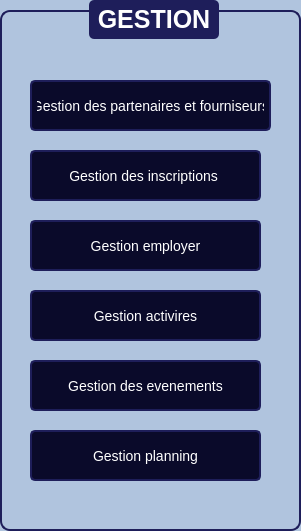
     <widget class="QGroupBox" name="groupBox_16">
      <property name="geometry">
       <rect>
        <x>20</x>
        <y>0</y>
        <width>301</width>
        <height>531</height>
       </rect>
      </property>
      <property name="styleSheet">
       <string notr="true">QGroupBox {
    font-family: &quot;Arial&quot;;
    font-size: 25px;
    font-weight: bold;
    color: #0A0A2A;
    border: 2px solid #1E1E5A;
    border-radius: 10px;
    margin-top: 10px;
    background-color: #B0C4DE;
}

QGroupBox::title {
    subcontrol-origin: margin;
    subcontrol-position: top center;
    padding: 5px;
    background-color: #1E1E5A;
    color: white;
    border-radius: 5px;
}
</string>
      </property>
      <property name="title">
       <string>GESTION</string>
      </property>
      <widget class="QPushButton" name="pushButton_91">
       <property name="geometry">
        <rect>
         <x>370</x>
         <y>420</y>
         <width>81</width>
         <height>51</height>
        </rect>
       </property>
       <property name="styleSheet">
        <string notr="true">QLineEdit, QDateTimeEdit {
    font-family: &quot;Arial&quot;;
    font-size: 14px;
    color: white;
    background-color: #0A0A2A;
    border: 2px solid #1E1E5A;
    border-radius: 5px;
    padding: 5px;
}

QPushButton {
    font-family: &quot;Arial Black&quot;;
    font-size: 14px;
    color: white;
    background-color: #0A0A2A;
    border: 2px solid #1E1E5A;
    border-radius: 5px;
    padding: 5px;
}

QPushButton:hover {
    background-color: #1E1E5A;
}
</string>
       </property>
       <property name="text">
        <string>modifier</string>
       </property>
       <property name="icon">
        <iconset>
         <normaloff>:/icons/icones/addition.png</normaloff>:/icons/icones/addition.png</iconset>
       </property>
       <property name="iconSize">
        <size>
         <width>20</width>
         <height>20</height>
        </size>
       </property>
      </widget>
      <widget class="QPushButton" name="GF_3">
       <property name="geometry">
        <rect>
         <x>30</x>
         <y>80</y>
         <width>241</width>
         <height>51</height>
        </rect>
       </property>
       <property name="styleSheet">
        <string notr="true">QLineEdit, QDateTimeEdit {
    font-family: &quot;Arial&quot;;
    font-size: 14px;
    color: white;
    background-color: #0A0A2A;
    border: 2px solid #1E1E5A;
    border-radius: 5px;
    padding: 5px;
}

QPushButton {
    font-family: &quot;Arial Black&quot;;
    font-size: 14px;
    color: white;
    background-color: #0A0A2A;
    border: 2px solid #1E1E5A;
    border-radius: 5px;
    padding: 5px;
}

QPushButton:hover {
    background-color: #1E1E5A;
}
</string>
       </property>
       <property name="text">
        <string>Gestion des partenaires et fourniseurs</string>
       </property>
       <property name="icon">
        <iconset>
         <normaloff>:/icons/icones/addition.png</normaloff>:/icons/icones/addition.png</iconset>
       </property>
       <property name="iconSize">
        <size>
         <width>20</width>
         <height>20</height>
        </size>
       </property>
      </widget>
      <widget class="QPushButton" name="GI_3">
       <property name="geometry">
        <rect>
         <x>30</x>
         <y>150</y>
         <width>231</width>
         <height>51</height>
        </rect>
       </property>
       <property name="styleSheet">
        <string notr="true">QLineEdit, QDateTimeEdit {
    font-family: &quot;Arial&quot;;
    font-size: 14px;
    color: white;
    background-color: #0A0A2A;
    border: 2px solid #1E1E5A;
    border-radius: 5px;
    padding: 5px;
}

QPushButton {
    font-family: &quot;Arial Black&quot;;
    font-size: 14px;
    color: white;
    background-color: #0A0A2A;
    border: 2px solid #1E1E5A;
    border-radius: 5px;
    padding: 5px;
}

QPushButton:hover {
    background-color: #1E1E5A;
}
</string>
       </property>
       <property name="text">
        <string>Gestion des inscriptions </string>
       </property>
       <property name="icon">
        <iconset>
         <normaloff>:/icons/icones/addition.png</normaloff>:/icons/icones/addition.png</iconset>
       </property>
       <property name="iconSize">
        <size>
         <width>20</width>
         <height>20</height>
        </size>
       </property>
      </widget>
      <widget class="QPushButton" name="GE_3">
       <property name="geometry">
        <rect>
         <x>30</x>
         <y>220</y>
         <width>231</width>
         <height>51</height>
        </rect>
       </property>
       <property name="styleSheet">
        <string notr="true">QLineEdit, QDateTimeEdit {
    font-family: &quot;Arial&quot;;
    font-size: 14px;
    color: white;
    background-color: #0A0A2A;
    border: 2px solid #1E1E5A;
    border-radius: 5px;
    padding: 5px;
}

QPushButton {
    font-family: &quot;Arial Black&quot;;
    font-size: 14px;
    color: white;
    background-color: #0A0A2A;
    border: 2px solid #1E1E5A;
    border-radius: 5px;
    padding: 5px;
}

QPushButton:hover {
    background-color: #1E1E5A;
}
</string>
       </property>
       <property name="text">
        <string>Gestion employer</string>
       </property>
       <property name="icon">
        <iconset>
         <normaloff>:/icons/icones/addition.png</normaloff>:/icons/icones/addition.png</iconset>
       </property>
       <property name="iconSize">
        <size>
         <width>20</width>
         <height>20</height>
        </size>
       </property>
      </widget>
      <widget class="QPushButton" name="GA_3">
       <property name="geometry">
        <rect>
         <x>30</x>
         <y>290</y>
         <width>231</width>
         <height>51</height>
        </rect>
       </property>
       <property name="styleSheet">
        <string notr="true">QLineEdit, QDateTimeEdit {
    font-family: &quot;Arial&quot;;
    font-size: 14px;
    color: white;
    background-color: #0A0A2A;
    border: 2px solid #1E1E5A;
    border-radius: 5px;
    padding: 5px;
}

QPushButton {
    font-family: &quot;Arial Black&quot;;
    font-size: 14px;
    color: white;
    background-color: #0A0A2A;
    border: 2px solid #1E1E5A;
    border-radius: 5px;
    padding: 5px;
}

QPushButton:hover {
    background-color: #1E1E5A;
}
</string>
       </property>
       <property name="text">
        <string>Gestion activires</string>
       </property>
       <property name="icon">
        <iconset>
         <normaloff>:/icons/icones/addition.png</normaloff>:/icons/icones/addition.png</iconset>
       </property>
       <property name="iconSize">
        <size>
         <width>20</width>
         <height>20</height>
        </size>
       </property>
      </widget>
      <widget class="QPushButton" name="GE2_3">
       <property name="geometry">
        <rect>
         <x>30</x>
         <y>360</y>
         <width>231</width>
         <height>51</height>
        </rect>
       </property>
       <property name="styleSheet">
        <string notr="true">QLineEdit, QDateTimeEdit {
    font-family: &quot;Arial&quot;;
    font-size: 14px;
    color: white;
    background-color: #0A0A2A;
    border: 2px solid #1E1E5A;
    border-radius: 5px;
    padding: 5px;
}

QPushButton {
    font-family: &quot;Arial Black&quot;;
    font-size: 14px;
    color: white;
    background-color: #0A0A2A;
    border: 2px solid #1E1E5A;
    border-radius: 5px;
    padding: 5px;
}

QPushButton:hover {
    background-color: #1E1E5A;
}
</string>
       </property>
       <property name="text">
        <string>Gestion des evenements</string>
       </property>
       <property name="icon">
        <iconset>
         <normaloff>:/icons/icones/addition.png</normaloff>:/icons/icones/addition.png</iconset>
       </property>
       <property name="iconSize">
        <size>
         <width>20</width>
         <height>20</height>
        </size>
       </property>
      </widget>
      <widget class="QPushButton" name="GP_3">
       <property name="geometry">
        <rect>
         <x>30</x>
         <y>430</y>
         <width>231</width>
         <height>51</height>
        </rect>
       </property>
       <property name="styleSheet">
        <string notr="true">QLineEdit, QDateTimeEdit {
    font-family: &quot;Arial&quot;;
    font-size: 14px;
    color: white;
    background-color: #0A0A2A;
    border: 2px solid #1E1E5A;
    border-radius: 5px;
    padding: 5px;
}

QPushButton {
    font-family: &quot;Arial Black&quot;;
    font-size: 14px;
    color: white;
    background-color: #0A0A2A;
    border: 2px solid #1E1E5A;
    border-radius: 5px;
    padding: 5px;
}

QPushButton:hover {
    background-color: #1E1E5A;
}
</string>
       </property>
       <property name="text">
        <string>Gestion planning</string>
       </property>
       <property name="icon">
        <iconset>
         <normaloff>:/icons/icones/addition.png</normaloff>:/icons/icones/addition.png</iconset>
       </property>
       <property name="iconSize">
        <size>
         <width>20</width>
         <height>20</height>
        </size>
       </property>
      </widget>
     </widget>
